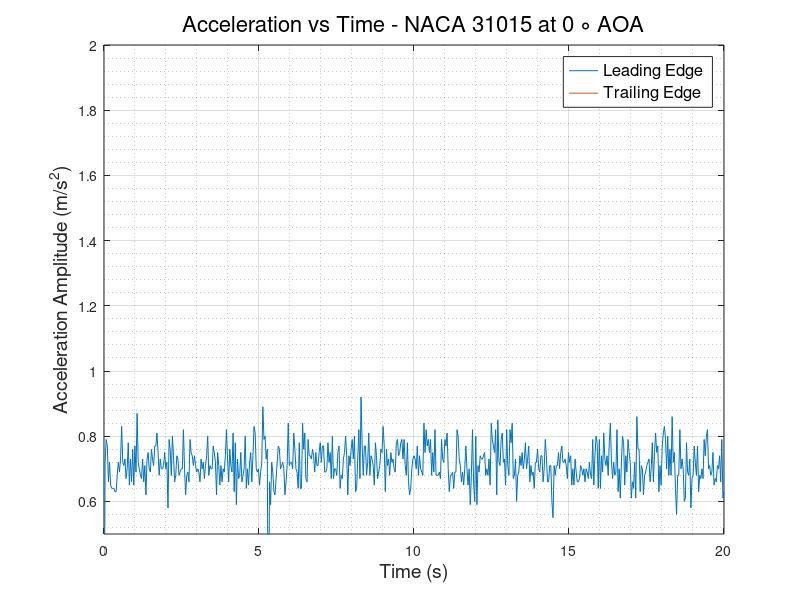
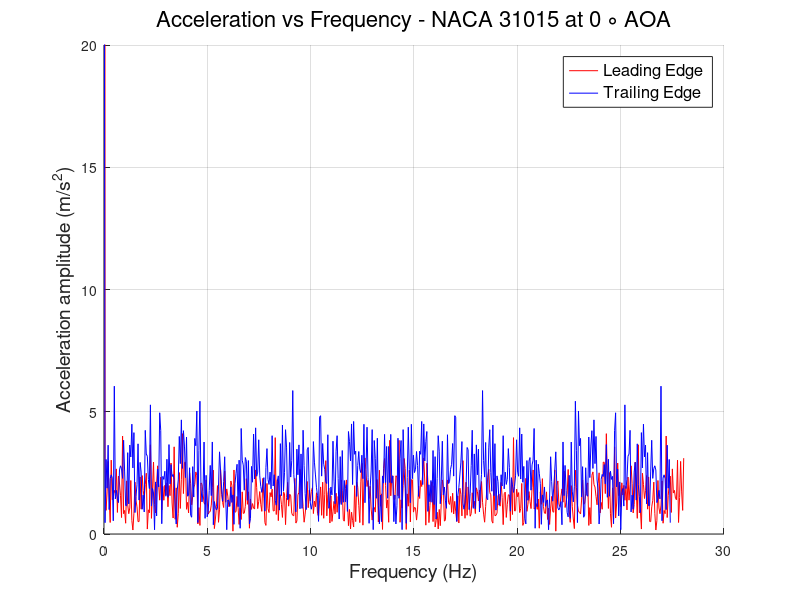

These figures' MATLAB source, in order:
clc
clear
close all
%% READING ACCELEROMETER DATA and defining Variables
                        % LEADING EDGE %
data   = xlsread('LE_800rpm.csv');
LE_time   = data(:,1);
LE_X_acc  = data(:,2);
LE_Y_acc  = data(:,3);
LE_Z_acc  = data(:,4);
LE_R_acc  = sqrt(LE_X_acc.^2 + LE_Y_acc.^2 + LE_Z_acc.^2);
% plot(LE_time,LE_R_acc)
N      = numel(LE_time);
Ts     = abs(diff(LE_time(1:2)));
fs     = 1/Ts;
f_axis = [0:N-1]*fs/N;
A_freq_LE = fft(LE_Z_acc);
figure(1) 
plot(LE_time,LE_Z_acc)
hold on
figure(2)
hold on
plot(f_axis,abs(A_freq_LE),'-r','LineWidth',0.5)
grid on 
grid minor
                        % TRAILING EDGE %
data   = xlsread('TE_800rpm.csv');
TE_time   = data(:,1);
TE_X_acc  = data(:,2);
TE_Y_acc  = data(:,3);
TE_Z_acc  = data(:,4);
TE_R_acc  = sqrt(TE_X_acc.^2 + TE_Y_acc.^2 + TE_Z_acc.^2);
% plot(TE_time,TE_R_acc)
N      = numel(TE_time);
Ts     = abs(diff(TE_time(1:2)));
fs     = 1/Ts;
f_axis = [0:N-1]*fs/N;
A_freq_TE = fft(TE_Z_acc);
figure(1)
plot(TE_time, TE_Z_acc)
grid on
grid minor
xlabel('Time (s)','FontSize',14,'FontWeight','normal')
ylabel('Acceleration Amplitude (m/s^2)','FontSize',14,'FontWeight','normal')
legend ('Leading Edge','Trailing Edge','FontSize',12,'FontWeight','normal')
title('Acceleration vs Time - NACA 31015 at 0 \circ AOA','FontSize',16,'FontWeight','normal')
ylim([0.5 2])
figure(2)
plot(f_axis,abs(A_freq_TE),'-b','LineWidth',0.5)
grid on 
grid minor
ylabel('Acceleration amplitude (m/s^2)','FontSize',14,'FontWeight','normal')
xlabel('Frequency (Hz)','FontSize',14,'FontWeight','normal')
ylim([0 20])
legend ('Leading Edge','Trailing Edge','FontSize',12,'FontWeight','normal')
title('Acceleration vs Frequency - NACA 31015 at 0 \circ AOA','FontSize',16,'FontWeight','normal')